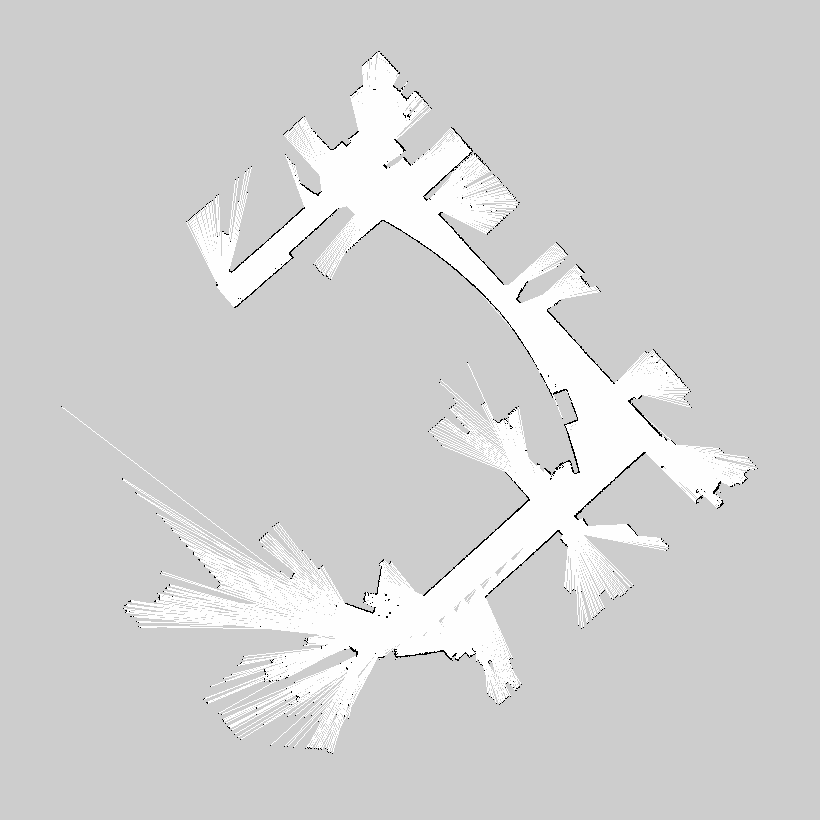
#> input picture Transform/asset/image/transform.pgm, 820 x 820 px
$ python transform.py
#> lines starting #> are read from the running program, lines starting #| are printed output that depends on the picture
#> further down, img is the input picture: shape (820, 820, 3); min 0, max 254, mean 210.2
import cv2
import numpy as np


def rotation(img, img_rotation):
#> called with img_rotation = -26
    h, w, c = img.shape
#> h = 820; w = 820; c = 3
    # # #######获取没有裁剪的旋转图像#########
    # 定义空矩阵
    M = np.zeros((2, 3), dtype=np.float32)
    # 设定旋转角度
    alpha = np.cos((img_rotation / 180) * np.pi)
    beta = np.sin((img_rotation / 180) * np.pi)
    print('alpha: ', alpha)
    # 初始化旋转矩阵
    M[0, 0] = alpha
    M[1, 1] = alpha
    M[0, 1] = beta
    M[1, 0] = -beta
    # 图片中心点坐标
    cx = w / 2
#> cx = 410
    cy = h / 2
#> cy = 410

    # 变化的宽高
    tx = (1 - alpha) * cx - beta * cy
#> tx = 221.2
    ty = beta * cx + (1 - alpha) * cy
#> ty = -138.2
    M[0, 2] = tx
    M[1, 2] = ty

    # 旋转后的图像高、宽
    rotated_w = int(h * np.abs(beta) + w * np.abs(alpha))
#> rotated_w = 1096
    rotated_h = int(h * np.abs(alpha) + w * np.abs(beta))
#> rotated_h = 1096

    # 移动后的中心位置
    M[0, 2] += rotated_w / 2 - cx
    M[1, 2] += rotated_h / 2 - cy

    result = cv2.warpAffine(img, M, (rotated_w, rotated_h))
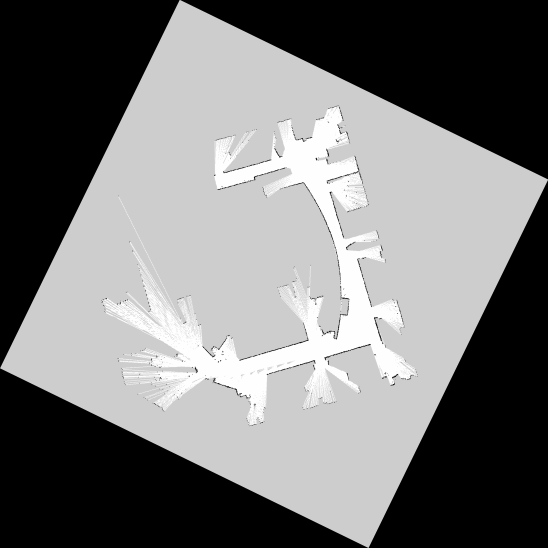
#> result: shape (1096, 1096, 3) (shown at 1/2 size); min 0, max 254, mean 117.7

    # [7 lines of commented-out code are left out]

    return result


def show(name, img_show):
    img_show_resize = cv2.resize(img_show, (0, 0), fx=img_resize, fy=img_resize)
    cv2.imshow(name, img_show_resize)
    # cv2.waitKey(0)


img_resize = 1
if __name__ == '__main__':
    img = cv2.imread("asset/image/transform.pgm")
    # rotate_img = cv2.rotate(img, rotateCode=cv2.ROTATE_90_COUNTERCLOCKWISE)
    img_rotation = 26
    rotate_img = rotation(img, -img_rotation)
    cv2.imwrite("asset/image/rotation.jpg", rotate_img)
    show("img", img)
    show("transform", rotate_img)
    cv2.waitKey(0)
    cv2.destroyAllWindows()

$ run again, with Transform/asset/image/intel.pgm copied over Transform/asset/image/transform.pgm
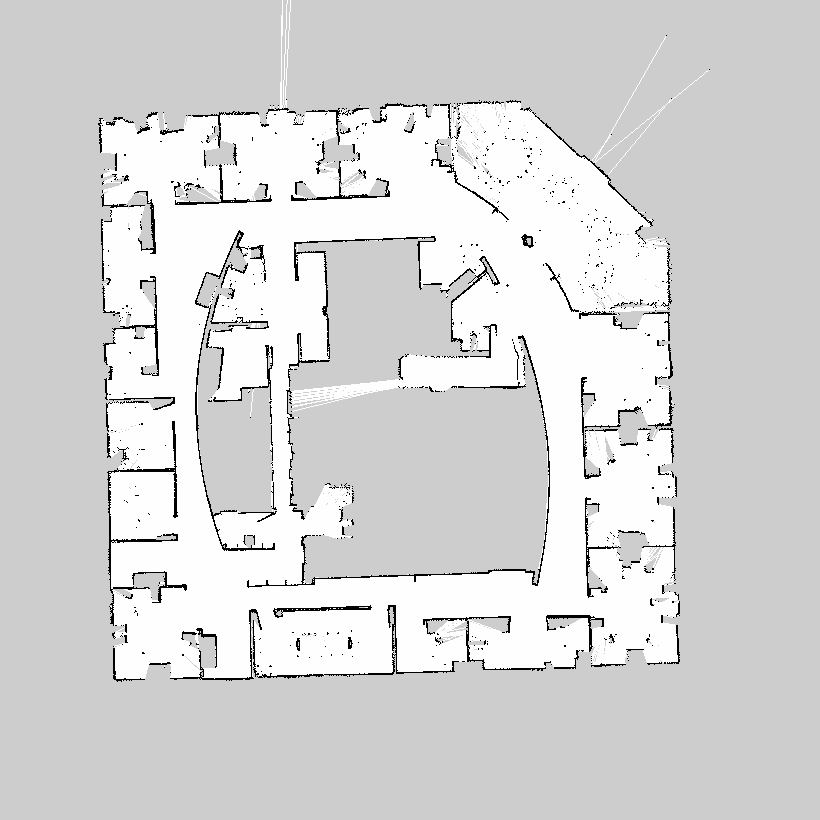
#> input picture Transform/asset/image/intel.pgm, 820 x 820 px
#> img is the input picture: shape (820, 820, 3); min 0, max 254, mean 215
#> in rotation, `result = cv2.warpAffine(img, M, (rotated_w, rotated_h))`:
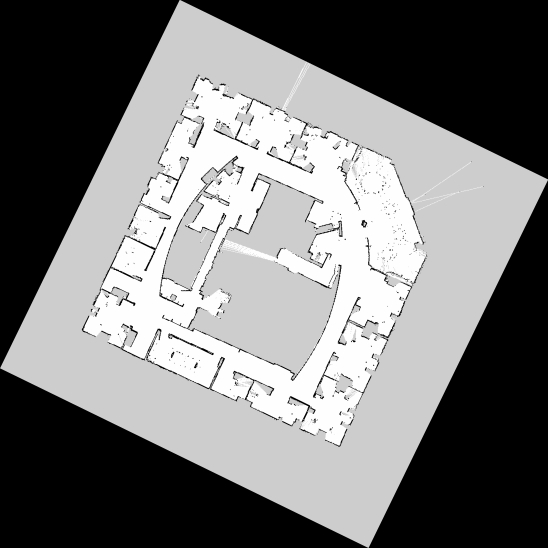
#> result: shape (1096, 1096, 3) (shown at 1/2 size); min 0, max 254, mean 120.4

$ run again, with Transform/asset/image/intel_local_01.pgm copied over Transform/asset/image/transform.pgm
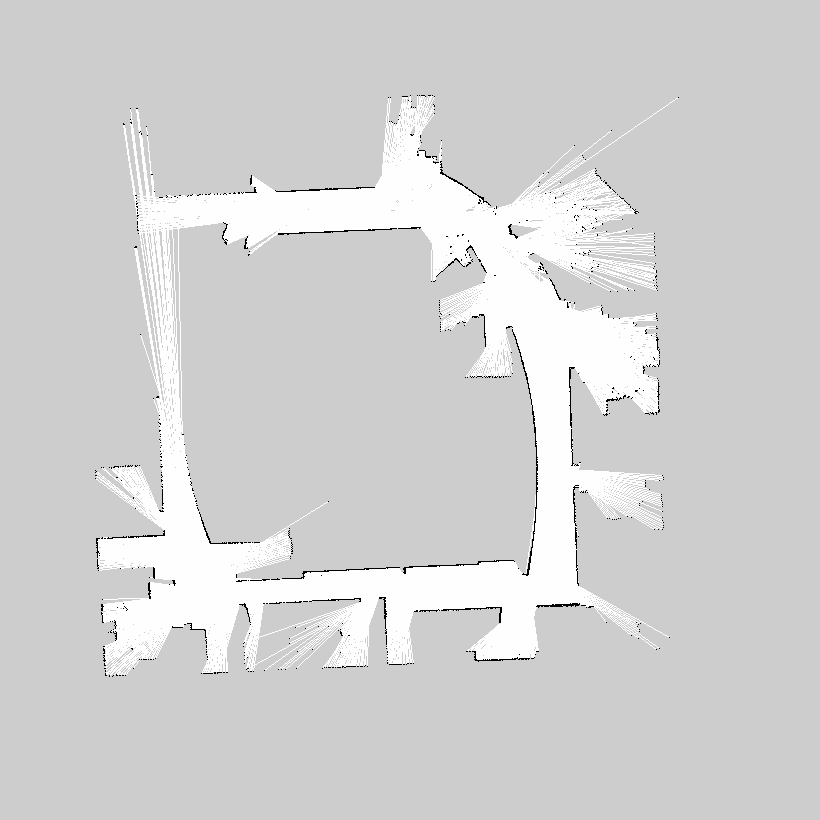
#> input picture Transform/asset/image/intel_local_01.pgm, 820 x 820 px
#> img is the input picture: shape (820, 820, 3); min 0, max 254, mean 211
#> in rotation, `result = cv2.warpAffine(img, M, (rotated_w, rotated_h))`:
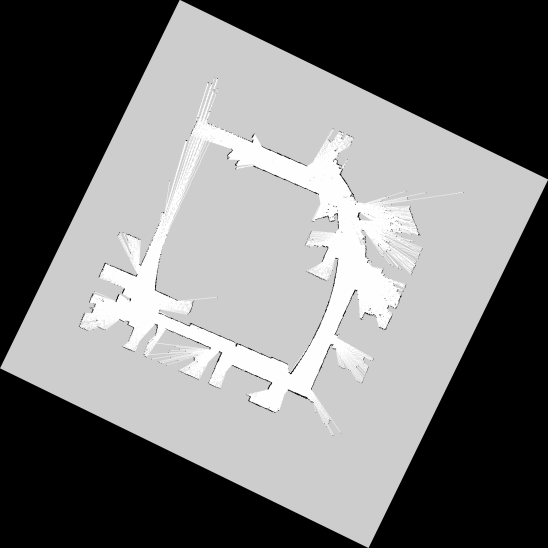
#> result: shape (1096, 1096, 3) (shown at 1/2 size); min 0, max 254, mean 118.1
